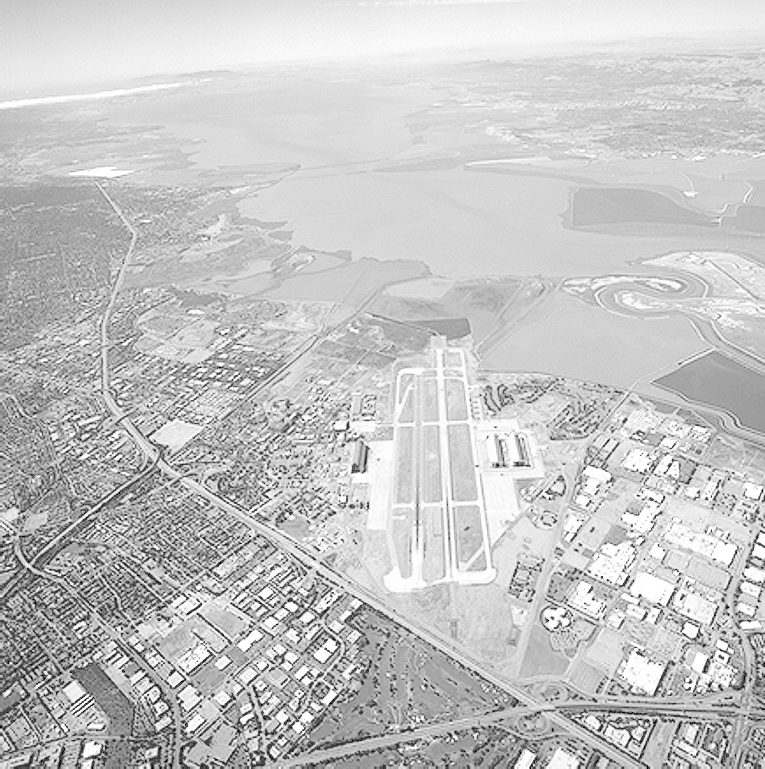
#> input picture Q3_Histogram_Equalization/assets/runway.png, 765 x 769 px
$ python q3_histogram_equalization.py
#> lines starting #> are read from the running program, lines starting #| are printed output that depends on the picture; after the words box and inside, x2 and y2 are one past the last pixel; in counts of white or black regions, pixels touching at a corner belong together
import numpy as np
import matplotlib.pyplot as plt
import matplotlib.gridspec as gridspec
import cv2

# ── Load image ─────────────────────────────────────────────────────────────────
img_bgr = cv2.imread("assets/runway.png", cv2.IMREAD_GRAYSCALE)
#> img_bgr is the input picture: shape (769, 765); min 0, max 255, mean 197.1
img = img_bgr

print(f"Image shape : {img.shape}")
#| Image shape : (769, 765)
print(f"Pixel range : [{img.min()}, {img.max()}]")
#| Pixel range : [0, 255]
print(f"Total pixels: {img.size}")
#| Total pixels: 588285

# CUSTOM HISTOGRAM EQUALIZATION
def equalize_histogram(image):

    # Step 1: Histogram
    hist = np.zeros(256, dtype=np.int64)
    for pixel_value in image.ravel():
        hist[pixel_value] += 1
#> this loop made 588285 passes
#> pixel_value on passes 1 to 3: 199, 199, 199
#> after the loop, hist = 256 values, max 15137 at index 213, min 0 at index 1, mean 2298

    # Step 2: PDF (Probability Density Function)
    total_pixels = image.size
#> total_pixels = 588285
    pdf = hist / total_pixels
#> pdf = 256 values, max 0.0257 at index 213, min 0 at index 1, mean 0.00391

    # Step 3: CDF (Cumulative Distribution Function)
    cdf = np.cumsum(pdf)
#> cdf = 256 values from 0.00149 to 1

    # Step 4: Scale CDF to [0, 255] — this IS the intensity mapping
    cdf_mapped = np.round(cdf * 255).astype(np.uint8)   # shape (256,)
#> cdf_mapped = 256 values from 0 to 255

    # Step 5: Apply the mapping as a lookup table
    equalized = cdf_mapped[image]
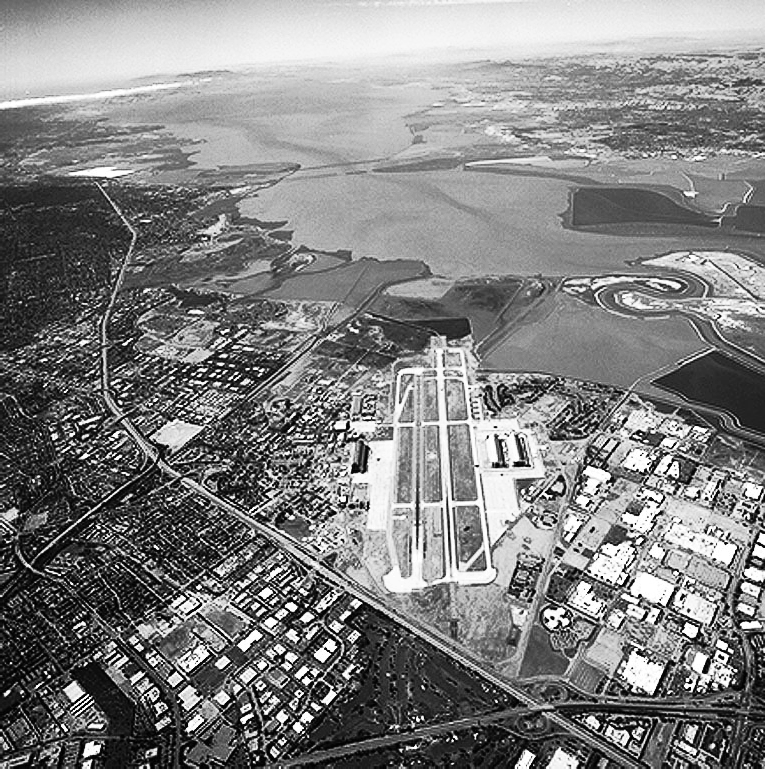
#> equalized: shape (769, 765); min 0, max 255, mean 128.8

    return equalized, hist, pdf, cdf, cdf_mapped


# Run custom equalization
eq_custom, hist_orig, pdf_orig, cdf_orig, lut = equalize_histogram(img)
#> hist_orig has the same summary as hist in equalize_histogram; pdf_orig has the same summary as pdf in equalize_histogram; cdf_orig = 256 values from 0.00149 to 1; lut = 256 values from 0 to 255

# OpenCV reference for validation
eq_opencv = cv2.equalizeHist(img)

# Compute difference
diff = np.abs(eq_custom.astype(np.int32) - eq_opencv.astype(np.int32))
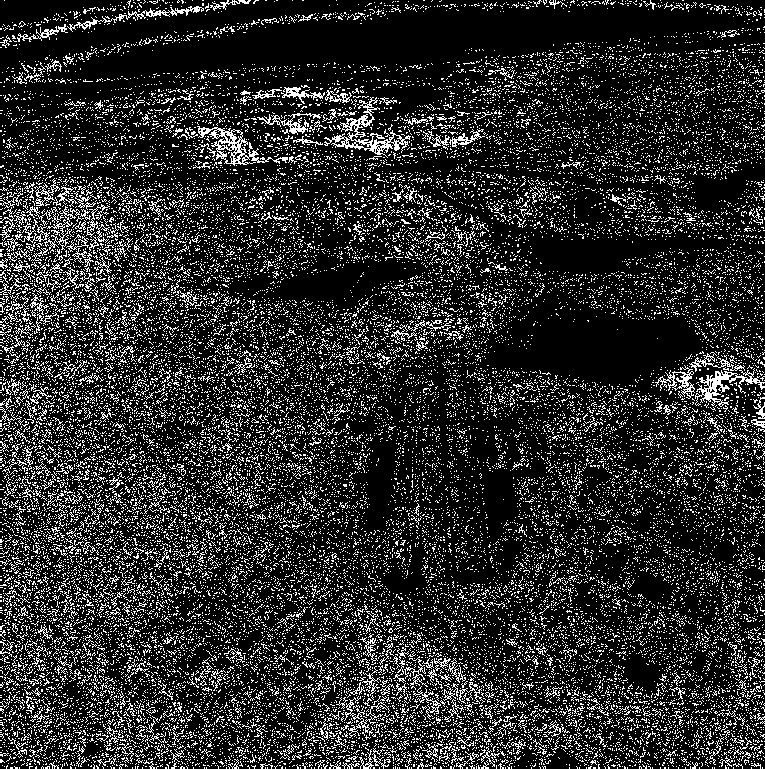
#> diff: shape (769, 765) int32; values 0 (black) and 1 (white), 16.9% white in thin lines or dots
print("\nValidation vs OpenCV cv2.equalizeHist():")
print(f"  Max pixel difference : {diff.max()}")
#|   Max pixel difference : 1
print(f"  Mean difference      : {diff.mean():.4f}")
#|   Mean difference      : 0.1693
print(f"  Identical pixels     : {(diff == 0).sum()} / {diff.size}  "
      f"({100*(diff==0).mean():.1f}%)")
#|   Identical pixels     : 488693 / 588285  (83.1%)


# FIGURE 1 — Main results
fig = plt.figure(figsize=(16, 11))
fig.suptitle("Q3 — Custom Histogram Equalization on Runway Image",
             fontsize=13, fontweight="bold")

gs = gridspec.GridSpec(3, 3, figure=fig, hspace=0.5, wspace=0.35)

# Row 0: Images
for col, (im, title) in enumerate([
    (img,       "Original"),
    (eq_custom, "Custom equalization\n(our implementation)"),
    (eq_opencv, "OpenCV cv2.equalizeHist()\n(reference)"),
]):
    ax = fig.add_subplot(gs[0, col])
    ax.imshow(im, cmap="gray", vmin=0, vmax=255)
    ax.set_title(title, fontsize=9)
    ax.axis("off")
#> this loop made 3 passes
#> title on pass 1: 'Original'

# Row 1: Histograms
hist_eq_custom, _ = np.histogram(eq_custom.ravel(), bins=256, range=(0, 255))
#> hist_eq_custom = 256 values, max 15137 at index 154, min 0 at index 1, mean 2298
hist_eq_opencv, _ = np.histogram(eq_opencv.ravel(), bins=256, range=(0, 255))
#> hist_eq_opencv = 256 values, max 15137 at index 154, min 0 at index 2, mean 2298

for col, (h, title, color) in enumerate([
    (hist_orig,      "Histogram — Original",        "#444444"),
    (hist_eq_custom, "Histogram — Custom equalized", "#185FA5"),
    (hist_eq_opencv, "Histogram — OpenCV equalized", "#0F6E56"),
]):
    ax = fig.add_subplot(gs[1, col])
    ax.bar(range(256), h, color=color, alpha=0.85, width=1.0)
    ax.set_title(title, fontsize=9)
    ax.set_xlabel("Intensity", fontsize=8)
    ax.set_ylabel("Count", fontsize=8)
    ax.tick_params(labelsize=7)
#> this loop made 3 passes
#> (title, color) on passes 1 to 3: ('Histogram — Original', '#444444'), ('Histogram — Custom equalized', '#185FA5'), ('Histogram — OpenCV equalized', '#0F6E56')

# Row 2: CDF + LUT
ax_cdf = fig.add_subplot(gs[2, 0])
ax_cdf.plot(range(256), cdf_orig * 255, color="#185FA5", linewidth=2)
ax_cdf.set_title("CDF (scaled to [0,255])\n= the intensity mapping", fontsize=9)
ax_cdf.set_xlabel("Input intensity", fontsize=8)
ax_cdf.set_ylabel("Output intensity", fontsize=8)
ax_cdf.tick_params(labelsize=7)
ax_cdf.grid(True, alpha=0.3)

ax_lut = fig.add_subplot(gs[2, 1])
ax_lut.plot(range(256), lut, color="#A32D2D", linewidth=2)
ax_lut.plot([0, 255], [0, 255], "--", color="#888780", linewidth=1, label="Identity")
ax_lut.set_title("Lookup table T(r)\n(rounded CDF mapping)", fontsize=9)
ax_lut.set_xlabel("Input intensity  r", fontsize=8)
ax_lut.set_ylabel("Output intensity  T(r)", fontsize=8)
ax_lut.legend(fontsize=8)
ax_lut.tick_params(labelsize=7)
ax_lut.grid(True, alpha=0.3)

ax_diff = fig.add_subplot(gs[2, 2])
ax_diff.imshow(diff, cmap="hot", vmin=0, vmax=5)
ax_diff.set_title(f"Difference map\n(custom vs OpenCV)\nmax={diff.max()}", fontsize=9)
ax_diff.axis("off")

plt.savefig("Q3_Histogram_Equalization/outputs/q3_output.png", dpi=150, bbox_inches="tight")
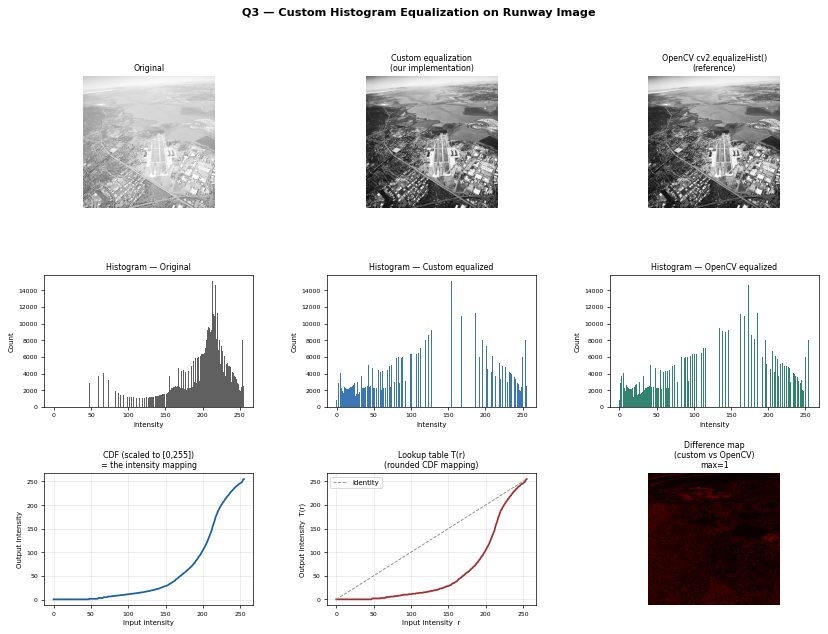
#> figure drawn by matplotlib, 9 panels; panel 4: tallest bar 15137 high, from x = 212.5 to 213.5; panel 5: tallest bar 15137 high, from x = 153.5 to 154.5; panel 6: tallest bar 15137 high, from x = 153.5 to 154.5; panel 7: curve peaks at x = 255, y = 255
print("Saved -> q3_output.png")
plt.show()


# FIGURE 2 — Step-by-step algorithm walkthrough

fig2, axes = plt.subplots(1, 3, figsize=(13, 4))
fig2.suptitle("Q3 — Equalization Algorithm: PDF → CDF → Mapping",
              fontsize=12, fontweight="bold")

axes[0].bar(range(256), pdf_orig, width=1.0, color="#185FA5", alpha=0.85)
axes[0].set_title("Step 2: PDF\n(normalized histogram)", fontsize=10)
axes[0].set_xlabel("Intensity", fontsize=9)
axes[0].set_ylabel("Probability", fontsize=9)
axes[0].grid(True, alpha=0.3)

axes[1].plot(range(256), cdf_orig, color="#0F6E56", linewidth=2)
axes[1].set_title("Step 3: CDF\n(cumulative sum of PDF)", fontsize=10)
axes[1].set_xlabel("Intensity", fontsize=9)
axes[1].set_ylabel("Cumulative probability", fontsize=9)
axes[1].grid(True, alpha=0.3)

axes[2].plot(range(256), lut, color="#A32D2D", linewidth=2)
axes[2].plot([0, 255], [0, 255], "--", color="#888780", linewidth=1, label="Identity")
axes[2].set_title("Step 4: Intensity Mapping T(r)\n= CDF × 255", fontsize=10)
axes[2].set_xlabel("Input intensity  r", fontsize=9)
axes[2].set_ylabel("Output intensity  T(r)", fontsize=9)
axes[2].legend(fontsize=9)
axes[2].grid(True, alpha=0.3)

plt.tight_layout()
plt.savefig("Q3_Histogram_Equalization/outputs/q3_algorithm_steps.png", dpi=150, bbox_inches="tight")
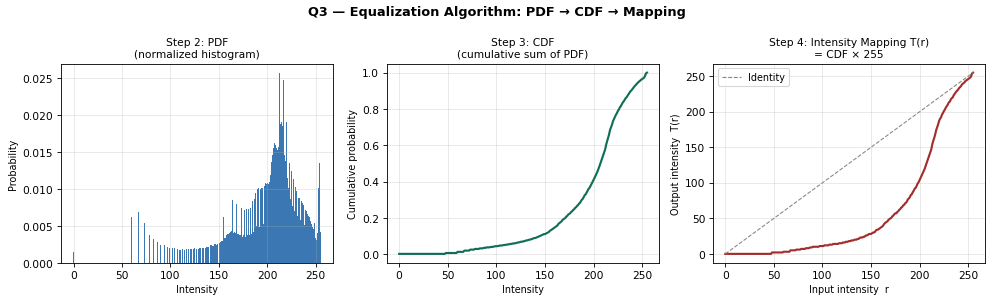
#> figure drawn by matplotlib, 3 panels; panel 1: tallest bar 0.0257 high, from x = 212.5 to 213.5; panel 2: curve peaks at x = 255, y = 1; panel 3: curve peaks at x = 255, y = 255
print("Saved -> q3_algorithm_steps.png")
plt.show()
